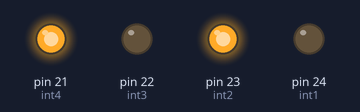
This sketch was run on a simulated Arduino Mega 2560, built with avr-gcc and run on an emulated ATmega2560. Shown: output pins drawn as LEDs (lit = HIGH).

Above: at 0.5 s.
At 2.5 s:
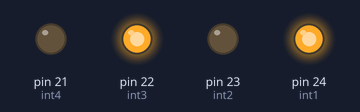
At 3.5 s:
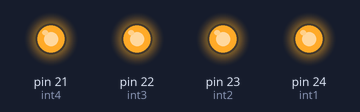
Timing chart, 0 to 5.2 s (numbered marks = the images above):
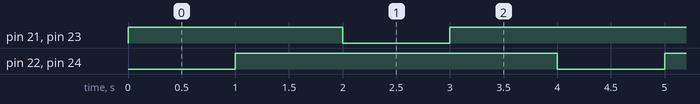

Measured:
- by itself, pin 21 (int4), pin 23 (int2): repeats every 4.0 s: LOW 1.0 s, HIGH 3.0 s
- by itself, pin 22 (int3), pin 24 (int1): alternates HIGH for 3.0 s and LOW for 1.0 s
- by itself, everything shown: repeats every 4.0 s, in 4 steps

The sketch:

motor_test_092323.ino
```cpp
/*void motor_speed(int pin, unsigned char speed) {
  Digital
}*/
unsigned char t;
void setup() {
  pinMode(23, OUTPUT); //int2 //in2A
  pinMode(24, OUTPUT); //int1 //in2B
  pinMode(21, OUTPUT); //int4 //in1A
  pinMode(22, OUTPUT); //int3  //in1B

  //digitalWrite(23, HIGH); // To guarantee forward mode
  //digitalWrite(21, HIGH); // To guarantee forward mode
  //t = 1000;
}

void loop() {
  digitalWrite(24, LOW);
  digitalWrite(22, LOW);
  digitalWrite(21, HIGH); // to go in reverse
  digitalWrite(23, HIGH);
  delay(1000);
  digitalWrite(21, HIGH); // to brake
  digitalWrite(23, HIGH);
  digitalWrite(24, HIGH);
  digitalWrite(22, HIGH);
  delay(1000);
  digitalWrite(24, HIGH);
  digitalWrite(22, HIGH);
  digitalWrite(21, LOW); // to go in reverse
  digitalWrite(23, LOW); // to go in reverse
  delay(1000);
  digitalWrite(21, HIGH); // to brake
  digitalWrite(23, HIGH);
  digitalWrite(24, HIGH);
  digitalWrite(22, HIGH);
  delay(1000);


}
```
